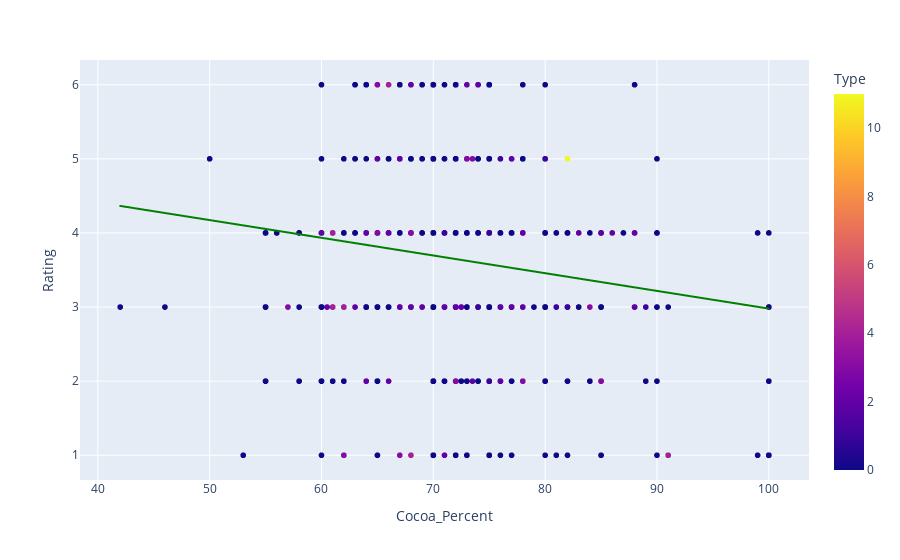

The cell this chart's notebook holds for it:
### Code cell
fig = px.scatter(data, x="Cocoa_Percent", y="Rating",color="Type"
                ,trendline='ols',
                 trendline_color_override='green')
fig.show()

### Figure 1 — Plotly figure (JSON) as saved in the notebook; plotly's stock layout.template omitted (floating-point values rounded to 4 significant figures; data arrays with more than 128 entries replaced by an {"elided": "..."} marker saying what was removed)
{"data": [{"hovertemplate": "Cocoa_Percent=%{x}<br>Rating=%{y}<br>Type=%{marker.color}<extra></extra>", "legendgroup": "", "marker": {"color": {"elided": "1795 int values"}, "coloraxis": "coloraxis", "symbol": "circle"}, "mode": "markers", "name": "", "showlegend": false, "type": "scattergl", "x": {"elided": "1795 float values"}, "xaxis": "x", "y": {"elided": "1795 int values"}, "yaxis": "y"}, {"hovertemplate": "<b>OLS trendline</b><br>Rating = -0.0238923 * Cocoa_Percent + 5.36819<br>R<sup>2</sup>=0.020457<br><br>Cocoa_Percent=%{x}<br>Rating=%{y} <b>(trend)</b><extra></extra>", "legendgroup": "", "line": {"color": "green"}, "marker": {"symbol": "circle"}, "mode": "lines", "name": "", "showlegend": false, "type": "scattergl", "x": {"elided": "1795 float values"}, "xaxis": "x", "y": {"elided": "1795 float values"}, "yaxis": "y"}], "layout": {"coloraxis": {"colorbar": {"title": {"text": "Type"}}, "colorscale": [[0.0, "#0d0887"], [0.1111, "#46039f"], [0.2222, "#7201a8"], [0.3333, "#9c179e"], [0.4444, "#bd3786"], [0.5556, "#d8576b"], [0.6667, "#ed7953"], [0.7778, "#fb9f3a"], [0.8889, "#fdca26"], [1.0, "#f0f921"]]}, "legend": {"tracegroupgap": 0}, "margin": {"t": 60}, "xaxis": {"anchor": "y", "domain": [0.0, 1.0], "title": {"text": "Cocoa_Percent"}}, "yaxis": {"anchor": "x", "domain": [0.0, 1.0], "title": {"text": "Rating"}}}}
